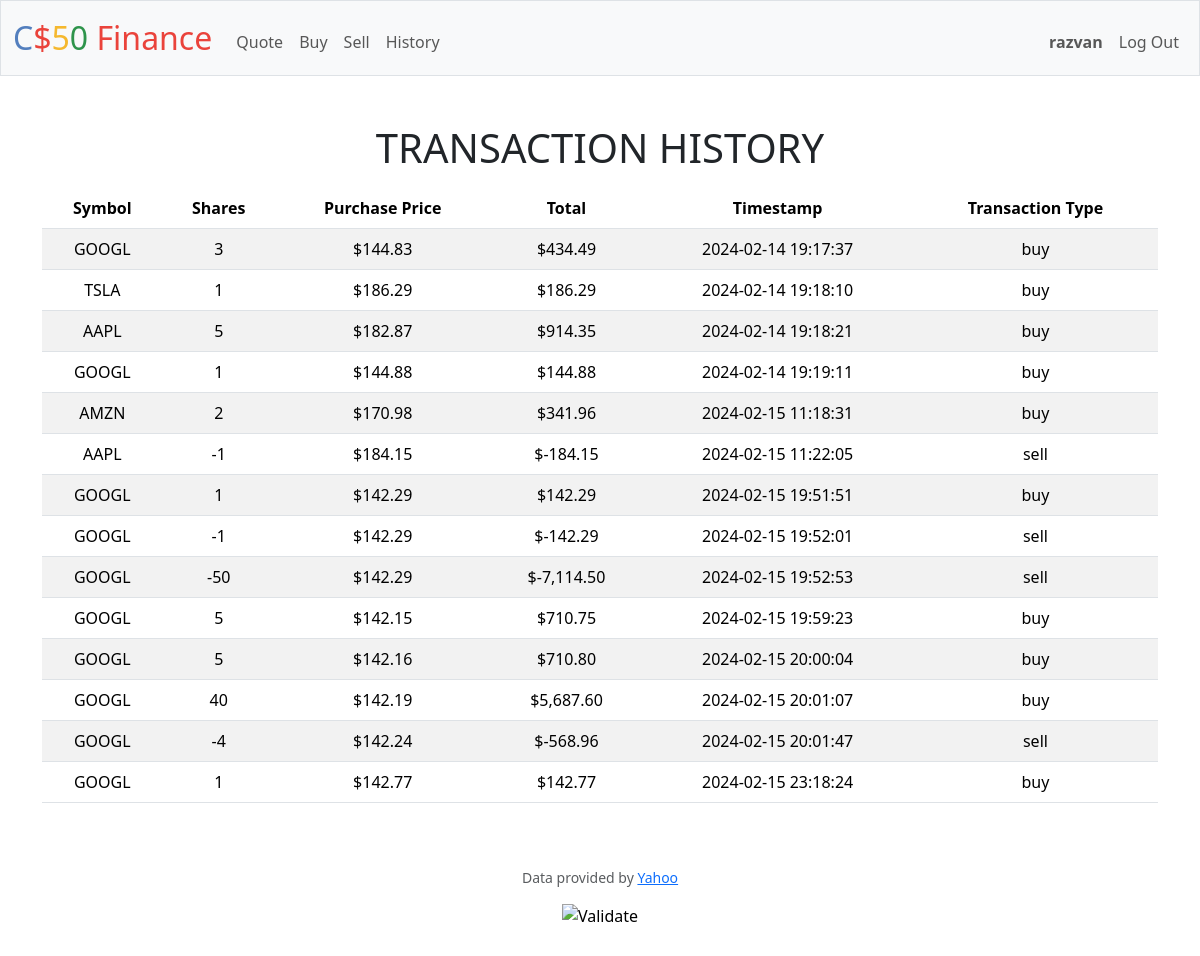
The app's page /history (signed in) with its own data.
### tables this page shows
CREATE TABLE portfolio (
id INTEGER PRIMARY KEY AUTOINCREMENT,
user_id INTEGER NOT NULL,
symbol TEXT NOT NULL, 
shares INTEGER NOT NULL,
price NUMERIC NOT NULL, 
total NUMERIC NOT NULL,
timestamp DATETIME DEFAULT CURRENT_TIMESTAMP, transaction_type TEXT NOT NULL,
FOREIGN KEY (user_id) REFERENCES users(id)
);

### app.py (the view)
@app.route("/history")
@login_required
def history():
    if request.method == "GET":
        rows = db.execute("SELECT * FROM portfolio WHERE user_id=?", session["user_id"])
        return render_template("history.html", rows=rows, username=USERNAME)

### app.py (called while the page is built)
@app.after_request
def after_request(response):
    response.headers["Cache-Control"] = "no-cache, no-store, must-revalidate"
    response.headers["Expires"] = 0
    response.headers["Pragma"] = "no-cache"
    return response

### helpers.py (called while the page is built)
def login_required(f):
    @wraps(f)
    def decorated_function(*args, **kwargs):
        if session.get("user_id") is None:
            return redirect("/login")
        return f(*args, **kwargs)
    return decorated_function

def usd(value):
    return f"${value:,.2f}"

### templates/history.html (shortened to what this page needs)
{% extends "layout.html" %}
{% block main %}
    <body>
        <div class="mb-3">
            <h1>TRANSACTION HISTORY</h1>
        </div>
    </body>
    <table class="table table-striped">
        <thead>
            <tr>
                <th scope="col">Symbol</th>
                <th scope="col">Shares</th>
                <th scope="col">Purchase Price</th>
                <th scope="col">Total</th>
                <th scope="col">Timestamp</th>
                <th scope="col">Transaction Type</th>
            </tr>
        </thead>
        <tbody>
            {% for row in rows %}
                <tr>
                    <td>{{row["symbol"]}}</td>
                    <td>{{row["shares"]}}</td>
                    <td>{{row["price"] | usd}}</td>
                    <td>{{row["total"] | usd}}</td>
                    <td>{{row["timestamp"]}}</td>
                    <td>{{row["transaction_type"]}}</td>
                </tr>
            {% endfor %}
        </tbody>
    </table>
{% endblock %}

### records on screen
portfolio: symbol "GOOGL", shares "3", price "$144.83", total "$434.49", timestamp "2024-02-14 19:17:37", transaction_type "buy"
portfolio: symbol "TSLA", shares "1", price "$186.29", total "$186.29", timestamp "2024-02-14 19:18:10", transaction_type "buy"
portfolio: symbol "AAPL", shares "5", price "$182.87", total "$914.35", timestamp "2024-02-14 19:18:21", transaction_type "buy"
portfolio: symbol "GOOGL", shares "1", price "$144.88", total "$144.88", timestamp "2024-02-14 19:19:11", transaction_type "buy"
portfolio: symbol "AMZN", shares "2", price "$170.98", total "$341.96", timestamp "2024-02-15 11:18:31", transaction_type "buy"
portfolio: symbol "AAPL", shares "-1", price "$184.15", total "$-184.15", timestamp "2024-02-15 11:22:05", transaction_type "sell"
portfolio: symbol "GOOGL", shares "1", price "$142.29", total "$142.29", timestamp "2024-02-15 19:51:51", transaction_type "buy"
portfolio: symbol "GOOGL", shares "-1", price "$142.29", total "$-142.29", timestamp "2024-02-15 19:52:01", transaction_type "sell"
portfolio: symbol "GOOGL", shares "-50", price "$142.29", total "$-7,114.50", timestamp "2024-02-15 19:52:53", transaction_type "sell"
portfolio: symbol "GOOGL", shares "5", price "$142.15", total "$710.75", timestamp "2024-02-15 19:59:23", transaction_type "buy"
portfolio: symbol "GOOGL", shares "5", price "$142.16", total "$710.80", timestamp "2024-02-15 20:00:04", transaction_type "buy"
portfolio: symbol "GOOGL", shares "40", price "$142.19", total "$5,687.60", timestamp "2024-02-15 20:01:07", transaction_type "buy"
portfolio: symbol "GOOGL", shares "-4", price "$142.24", total "$-568.96", timestamp "2024-02-15 20:01:47", transaction_type "sell"
portfolio: symbol "GOOGL", shares "1", price "$142.77", total "$142.77", timestamp "2024-02-15 23:18:24", transaction_type "buy"

### other values on screen
{{ username }} "razvan"
